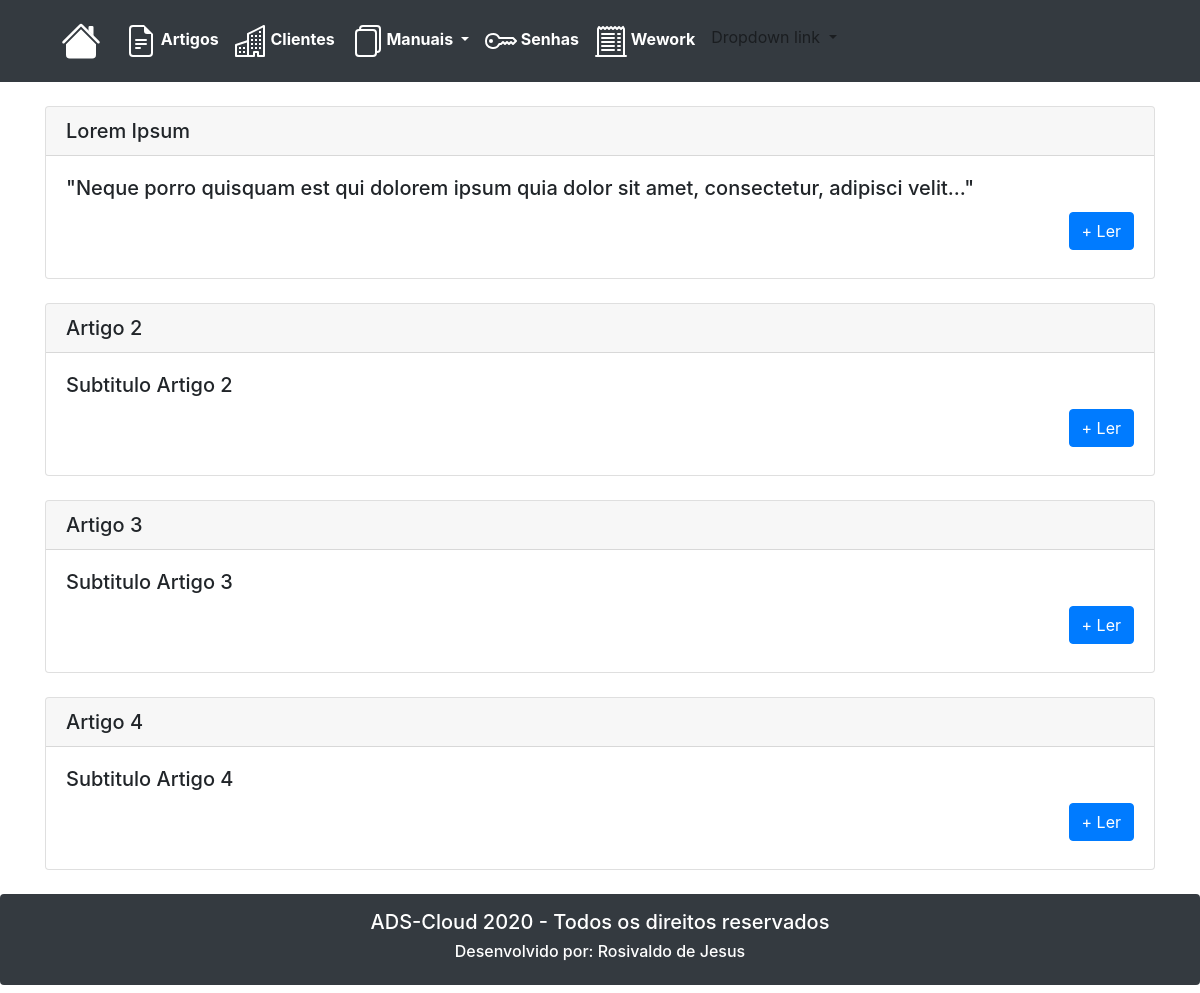
Page /artigos/ on the earlier database version.
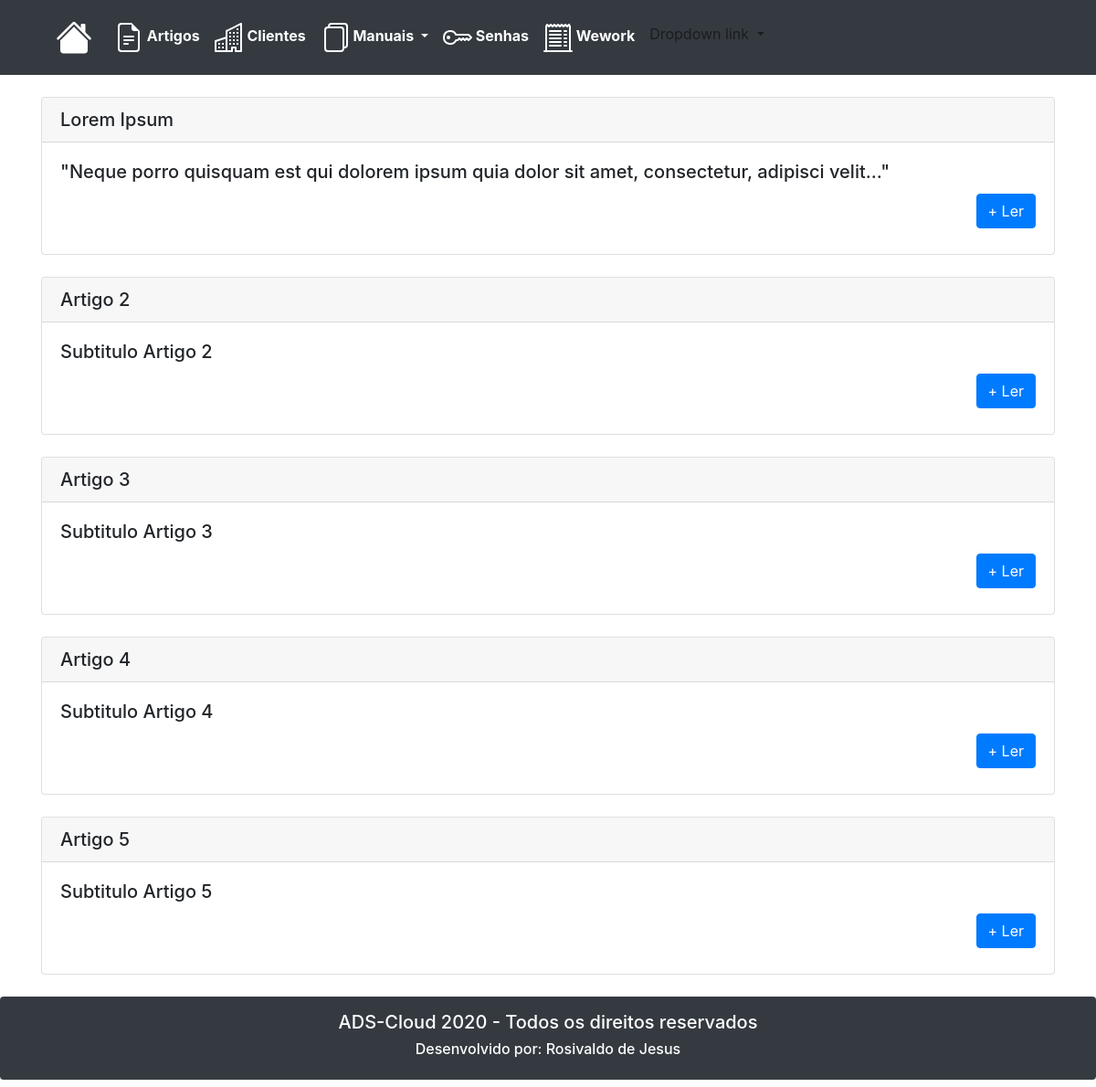
Same page on the later database version.
### evertical/models.py (models this page shows, shortened)
class tbArtigos(models.Model):
    artigoTitulo = models.CharField(max_length=255, blank=True, null=True)
    artigoSubtitulo = models.CharField(max_length=255, blank=True, null=True)
    artigoTexto = RichTextField(blank=True, null=True)
    class Meta:
        db_table = 'tbArtigos'
        verbose_name_plural = 'Artigos'

### evertical/views.py (the view)
# urls.py: path('artigos/', artigos),
def artigos(request):
    artigos = tbArtigos.objects.all()
    dados = {'artigos': artigos}
    return render(request, 'artigos.html', dados)

### templates/artigos.html
{% extends "base.html" %}
{% load static %}
{% block content %}
<div class="container-xl">
	<section>
		<br>
		{% for artigo in artigos %}
	<div class="card">
	  <h5 class="card-header">{{ artigo.artigoTitulo }}</h5>
	  <div class="card-body">
		<h5 class="card-title">{{ artigo.artigoSubtitulo }}</h5>
		  <div align="right">
			  <h4>
				  <a href="/artigoVisualizacao/?id={{ artigo.id }}" class="btn btn-primary">+ Ler</a>
			  </h4>
		  </div>
	  </div>
	</div>
		<br>
		{% endfor %}
	</section>
</div>
{% endblock %}s

Differences in the rows shown:
added tbArtigos: artigoTitulo "Artigo 5", artigoSubtitulo "Subtitulo Artigo 5"
